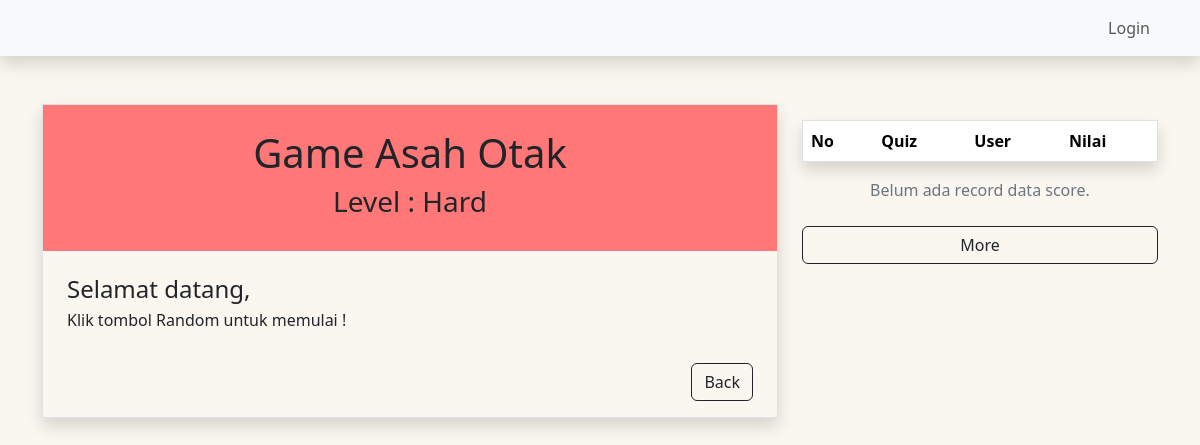
Page /hard/ on the earlier database version.
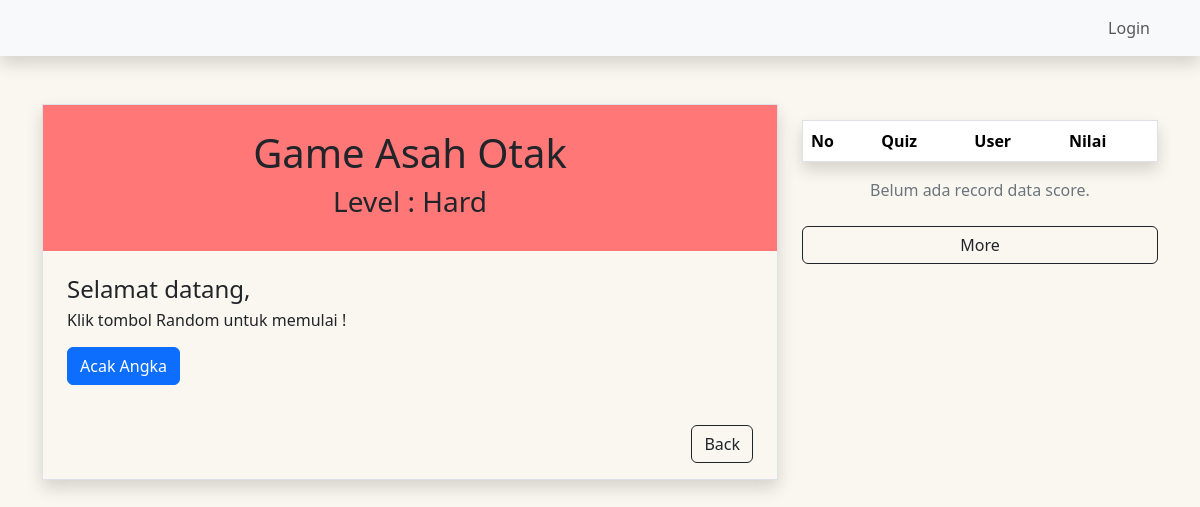
Same page on the later database version.
### hard/models.py (models this page shows, shortened)
class Hard(models.Model):
  name = models.CharField(max_length=120)
  topic = models.CharField(max_length=120)
  number_of_questions = models.IntegerField()
  time = models.IntegerField(help_text="time in second")
  required_score_to_pass = models.IntegerField()

### hard/views.py (the view)
# urls.py: path('', main_hard_view, name="main-hard-view"),
def main_hard_view(request):
  hard_quiz = Hard.objects.all()
  user_id = request.user.id
  results = ResultHard.objects.filter(user_id=user_id).order_by('-score')[:10]
  context = {
    'hard_quiz' : hard_quiz,
    'results' : results,
  }
  return render(request, 'hard/main.html', context)

### templates/hard/main.html (shortened to what this page needs)
{% extends "base.html" %}
{% load static %}
{% block content %}
<div class="row mt-5">
  <div class="col-sm-12 col-md-10 col-lg-8 ">
    <div class="border shadow " >
      <div class="text-center p-4" style="background-color: #FF7777 ">
        <h1 >Game Asah Otak</h1>
        <h3>Level : Hard</h3>
      </div>
      <div class="text-start p-4">
        <h4>Selamat datang, {{ user.username }}</h4>
        <h6>Klik tombol Random untuk memulai !</h6>
        {% for obj in hard_quiz %}
        <div class="mb-3 mt-3">
          <button type="button" class="btn btn-primary modal-button"
            data-bs-toggle="modal"
            data-bs-target="#quizStartModal"
            data-pk="{{obj.pk}}"
            data-quiz="{{obj.name}}"
            data-questions="{{obj.number_of_questions}}"
            data-difficulty="{{obj.difficulty}}"
            data-time="{{obj.time}}"
            data-pass="{{obj.required_score_to_pass}}" >
                {{obj.name}}
          </button>
        </div>
        {% endfor%}
      </div>
      <div class="d-flex justify-content-end mb-3  me-4">
        <a class="btn btn-outline-dark" href="/">Back</a>
      </div>
    </div>
  </div>
  <div class="col">
    <div>
      <table class="table border shadow mt-3 ">
        <thead>
          <tr class="">
            <th scope="col">No</th>
            <th scope="col">Quiz</th>
            <th scope="col">User</th>
            <th scope="col">Nilai</th>
          </tr>
        </thead>
      </table>
      {% if not results %}
      <p class="text-center text-secondary">Belum ada record data score.</p>
      {% endif %}
      <div class="d-grid">
        <a class="btn btn-outline-dark mt-2" href="{% url 'result-medium-view' %}">More</a>
      </div>
    </div>
  </div>
</div>
{% endblock content %}

Differences in the rows shown:
added Hard: name "Acak Angka"
